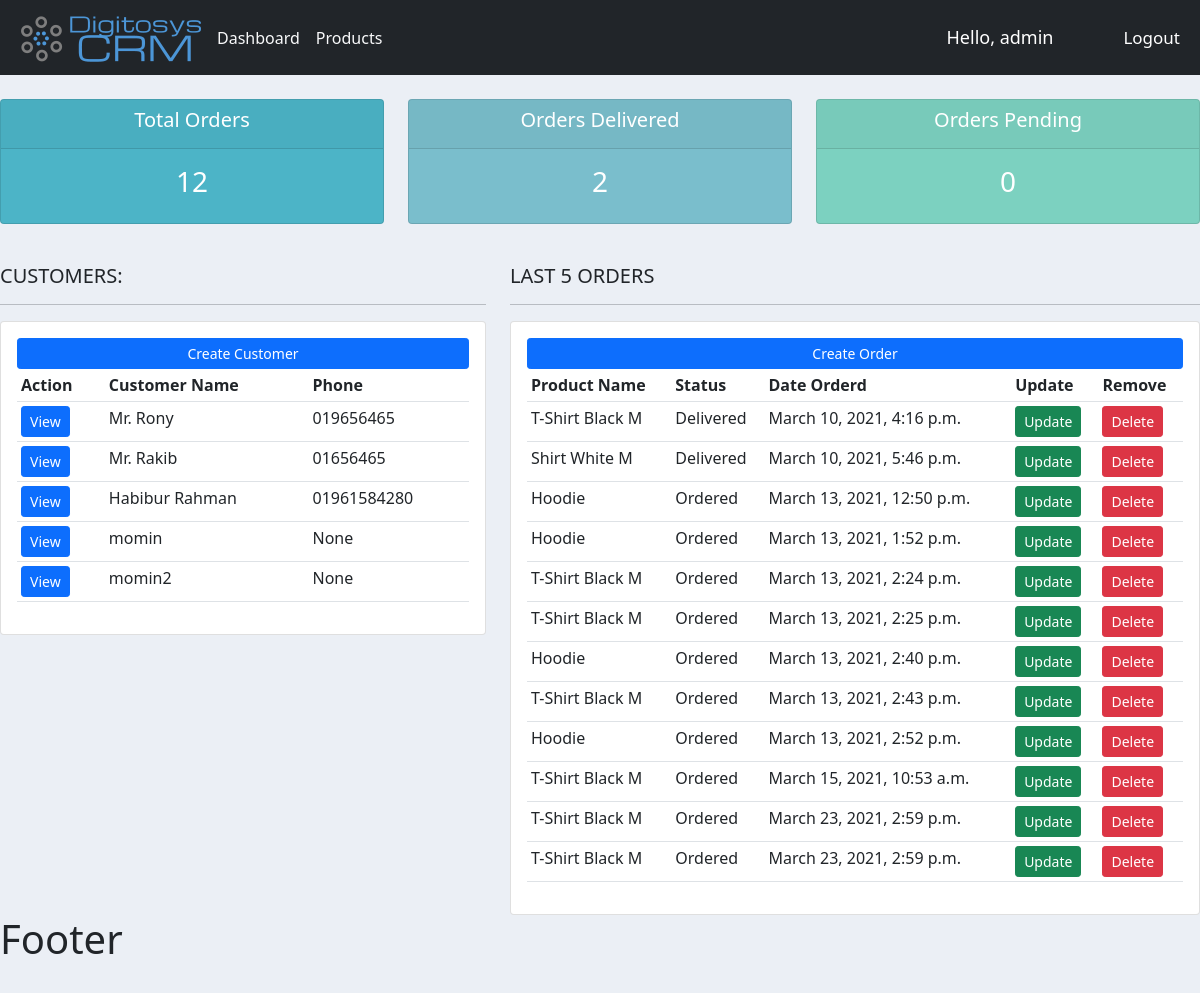
The app's page / (signed in) with its own data.
### accounts/models.py (models this page shows, shortened)
class Customer(models.Model):
    user = models.OneToOneField(User, null=True, blank=True, on_delete=models.CASCADE)
    name = models.CharField(max_length=200, null=True)
    phone = models.CharField(max_length=200, null=True)
    email = models.CharField(max_length=200, null=True)
    profile_pic = models.ImageField(default="default-pro-pic.jpg", null=True, blank=True)
    created_date = models.DateTimeField(auto_now_add=True, null=True)

class Order(models.Model):
    STATUS = (
        ('Ordered', 'Ordered'),
        ('Pending', 'Pending'),
        ('Delivered', 'Delivered'),
    )
    customer = models.ForeignKey(Customer, null=True, on_delete= models.SET_NULL)
    product = models.ForeignKey(Product, null=True, on_delete= models.SET_NULL)
    created_date = models.DateTimeField(auto_now_add=True, null=True)
    status = models.CharField(max_length=200, null=True, choices=STATUS)
    note = models.CharField(max_length=200, null=True)

class Product(models.Model):
    CATEGORY = (
        ('Men', 'Men'),
        ('Women', 'Women'),
    )
    name = models.CharField(max_length=200, null=True)
    price = models.FloatField(null=True)
    category = models.CharField(max_length=200, null=True, choices=CATEGORY)
    description = models.CharField(max_length=200, null=True, blank=True)
    created_date = models.DateTimeField(auto_now_add=True, null=True)
    tags = models.ManyToManyField(Tag)
    def __str__(self):
        return self.name

### accounts/decorators.py (the view)
    def wrapper_func(request, *args, **kwargs):
        group = None
        if request.user.groups.exists():
            group = request.user.groups.all()[0].name
        if group == 'Customer':
            return redirect('user')
        if group == 'Admin':
            return view_func(request, *args, **kwargs)

### accounts/views.py (called while the page is built)
@login_required(login_url='login')
@admin_only
def home(request):
    orders = Order.objects.all()
    customers = Customer.objects.all()
    total_customers = customers.count()
    total_orders = orders.count()
    total_delivered = orders.filter(status='Delivered').count()
    total_pending = orders.filter(status='Pending').count()
    context = {'customers': customers, 'orders': orders, 'total_customers': total_customers,
    'total_orders': total_orders, 'total_delivered': total_delivered,
    'total_pending': total_pending,
    }
    return render(request, 'dashboard.html', context)

### accounts/templates/dashboard.html
{% extends 'base.html' %}
{% block content %}
{% include 'status.html' %}
<br>
<div class="row">
	<div class="col-md-5">
		<h5>CUSTOMERS:</h5>
		<hr>
		<div class="card card-body">
			<a class="btn btn-primary  btn-sm btn-block" href="{% url 'add_customer' %}">Create Customer</a>
			<table class="table table-sm">
				<tr>
					<th>Action</th>
					<th>Customer Name</th>
					<th>Phone</th>
				</tr>
				{% for customer in customers %}
					<tr>
						<td><a class="btn btn-primary btn-sm" href="{% url 'customer' customer.id %}">View</a></td>
						<td>{{customer.name}}</td>
						<td>{{customer.phone}}</td>
					</tr>
				{% endfor %}
			</table>
		</div>
	</div>
	<div class="col-md-7">
		<h5>LAST 5 ORDERS</h5>
		<hr>
		<div class="card card-body">
			<a class="btn btn-primary  btn-sm btn-block" href="{% url 'create_order' %}">Create Order</a>
			<table class="table table-sm">
				<tr>
					<th>Product Name</th>
					<th>Status</th>
					<th>Date Orderd</th>
					<th>Update</th>
					<th>Remove</th>
				</tr>
				{% for order in orders %}
					<tr>
						<td>{{order.product}}</td>
						<td>{{order.status}}</td>
						<td>{{order.created_date}}</td>
						<td><a class="btn btn-success btn-sm" href="{% url 'update_order' order.id %}">Update</a></td>
						<td><a class="btn btn-danger btn-sm" href="{% url 'delete_order' order.id %}">Delete</a></td>
					</tr>
				{% endfor %}
			</table>
		</div>
	</div>
</div>
{% endblock content %}

### accounts/templates/base.html (shortened to what this page needs)
<!DOCTYPE html>
{% load static %}
<html>
    <head>
        <link rel="stylesheet" href="">
        <link href="https://cdn.jsdelivr.net/npm/bootstrap@5.0.0-beta2/dist/css/bootstrap.min.css" rel="stylesheet">
        <link rel="stylesheet" href="{% static '/css/main.css' %}">
    </head>
    <body>
        {% include 'navbar.html' %}
        {% block content %}
        {% endblock content %}
        <h1>Footer</h1><br>
    </body>
</html>

### accounts/templates/navbar.html (shortened to what this page needs)
{% load static %}
<nav class="navbar navbar-expand-lg navbar-light bg-dark">
  <div class="container-fluid">
    <img src="{% static '/images/digitosys_crm_logo.png' %}" alt="">
    {% if request.user.is_staff %}
      <div class="collapse navbar-collapse" id="navbarNavAltMarkup">
        <div class="navbar-nav">
          <a class="nav-link text-light active" aria-current="page" href="{% url 'home'%}">Dashboard</a>
          <a class="nav-link text-light" href="{% url 'products'%}">Products</a>
        </div>
      </div>
    {% endif %}
  </div>
  <span id="hello-user" >Hello, {{request.user}}</span>
  <span><a id="logout-user" href="{% url 'logout' %}">Logout</a></span>
</nav>

### accounts/templates/status.html
<br>
<div class="row">
	<div class="col">
		<div class="col-md">
			<div class="card text-center text-white  mb-3" id="total-orders">
			  	<div class="card-header">
			  		<h5 class="card-title">Total Orders</h5>
			  	</div>
			  	<div class="card-body">
			    	<h3 class="card-title">{{total_orders}}</h3>
			  	</div>
			</div>
		</div>
	</div>
	<div class="col">
		<div class="col-md">
			<div class="card text-center text-white  mb-3" id="orders-delivered">
			  	<div class="card-header">
			  		<h5 class="card-title">Orders Delivered</h5>
			  	</div>
			  	<div class="card-body">
			    	<h3 class="card-title">{{total_delivered}}</h3>
			  	</div>
			</div>
		</div>
	</div>
	<div class="col">
		<div class="col-md">
			<div class="card text-center text-white  mb-3" id="orders-pending">
			  	<div class="card-header">
			  		<h5 class="card-title">Orders Pending</h5>
			  	</div>
			  	<div class="card-body">
			    	<h3 class="card-title">{{total_pending}}</h3>
			  	</div>
			</div>
		</div>
	</div>
</div>

### static/css/main.css (style rules this page uses)
body { background-color: #ebeff5; }
#total-orders { background-color: #4cb4c7; }
#orders-delivered { background-color: #7abecc; }
#orders-pending { background-color: #7CD1C0; }

### accounts/templates/navbar.html (style rules this page uses)
#hello-user { font-size: 18px; color: #FFF; margin-right: 20px; width: 200px; }
#logout-user { font-size: 17px; color: #FFF; margin-right: 20px; text-decoration: none; }

### records on screen
Customer: name "Mr. Rony", phone "019656465"
Customer: name "Mr. Rakib", phone "01656465"
Customer: name "Habibur Rahman", phone "01961584280"
Customer: name "momin", phone "None"
Customer: name "momin2", phone "None"
Order: product "T-Shirt Black M", status "Delivered", created_date "March 10, 2021, 4:16 p.m."
Order: product "Shirt White M", status "Delivered", created_date "March 10, 2021, 5:46 p.m."
Order: product "Hoodie", status "Ordered", created_date "March 13, 2021, 12:50 p.m."
Order: product "Hoodie", status "Ordered", created_date "March 13, 2021, 1:52 p.m."
Order: product "T-Shirt Black M", status "Ordered", created_date "March 13, 2021, 2:24 p.m."
Order: product "T-Shirt Black M", status "Ordered", created_date "March 13, 2021, 2:25 p.m."
Order: product "Hoodie", status "Ordered", created_date "March 13, 2021, 2:40 p.m."
Order: product "T-Shirt Black M", status "Ordered", created_date "March 13, 2021, 2:43 p.m."
Order: product "Hoodie", status "Ordered", created_date "March 13, 2021, 2:52 p.m."
Order: product "T-Shirt Black M", status "Ordered", created_date "March 15, 2021, 10:53 a.m."
Order: product "T-Shirt Black M", status "Ordered", created_date "March 23, 2021, 2:59 p.m."
Order: product "T-Shirt Black M", status "Ordered", created_date "March 23, 2021, 2:59 p.m."

### other values on screen
{{ request.user }} "admin"
{{ total_orders }} "12"
{{ total_delivered }} "2"
{{ total_pending }} "0"
